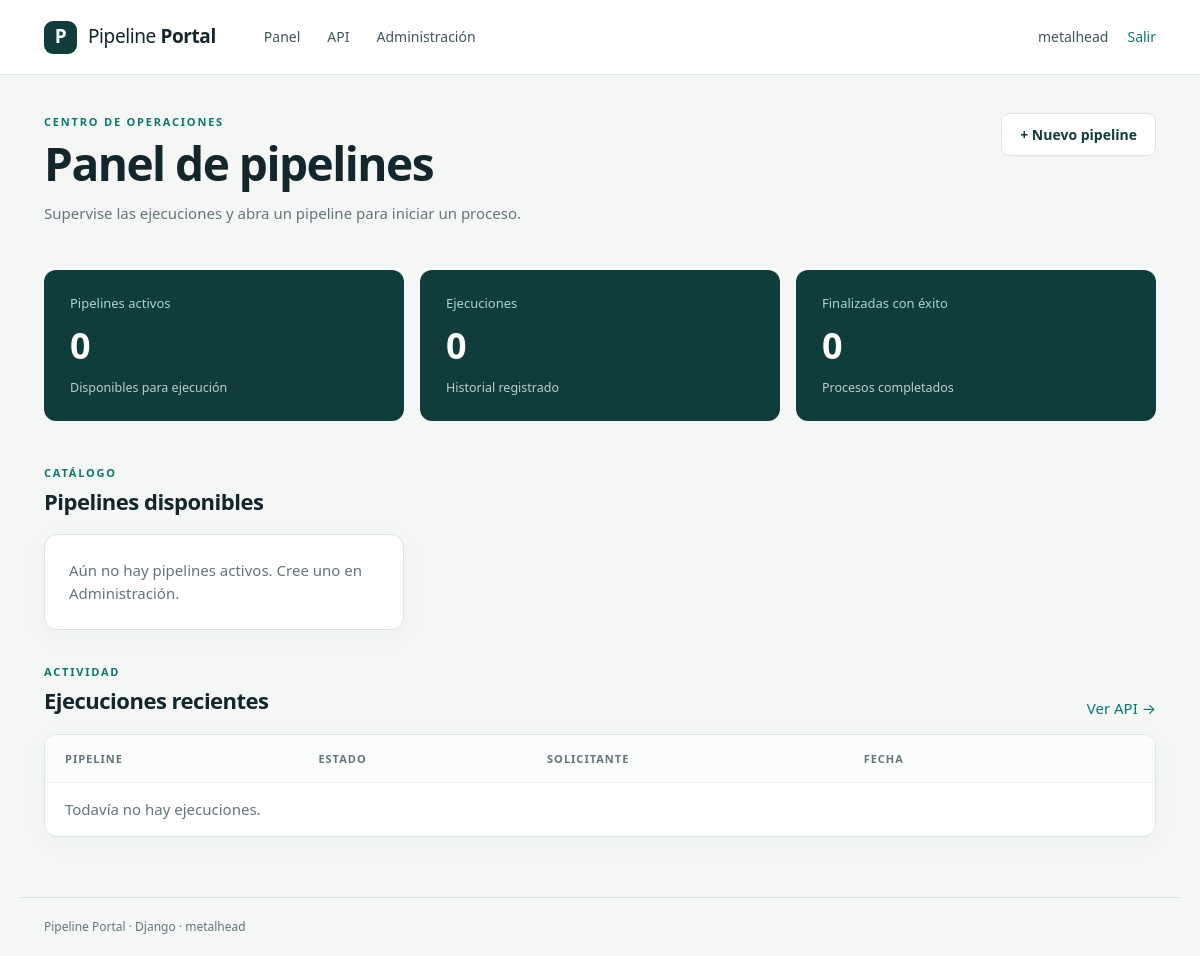
The app's page / (signed in), older data.
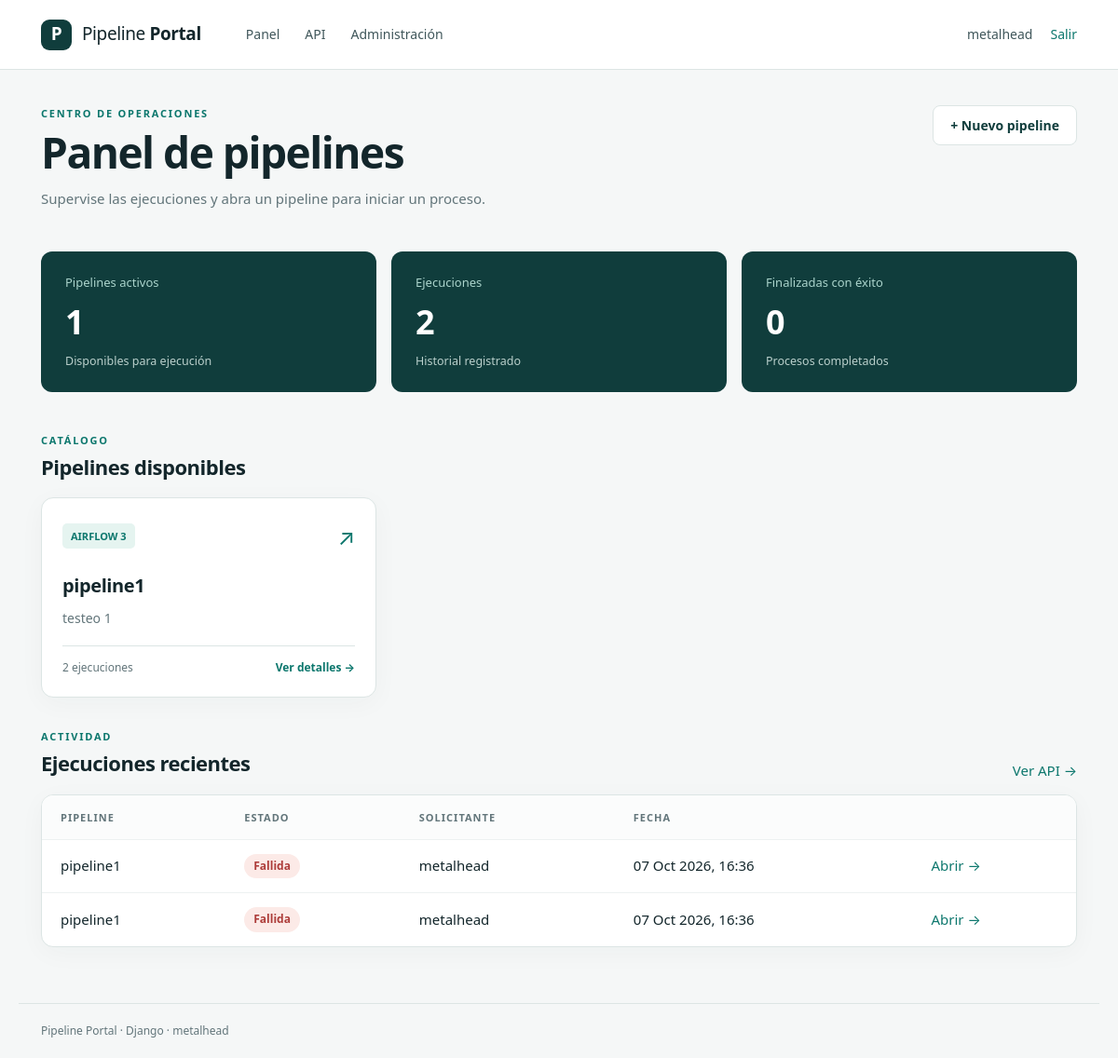
The same page, newer data.
### pipelines/models.py (models this page shows, shortened)
class Pipeline(models.Model):
    class Engine(models.TextChoices):
        CSV = "csv", "CSV local"
        AIRFLOW = "airflow", "Airflow 3"
    name = models.CharField(max_length=120)
    slug = models.SlugField(unique=True)
    description = models.TextField(blank=True)
    engine = models.CharField(max_length=12, choices=Engine.choices, default=Engine.CSV)
    dag_id = models.CharField(
        max_length=150, blank=True,
        validators=[RegexValidator(r"^[a-zA-Z0-9_.-]+$", "ID de DAG inválido")],
    )
    active = models.BooleanField(default=True)
    created_at = models.DateTimeField(auto_now_add=True)

class PipelineRun(models.Model):
    class Status(models.TextChoices):
        PENDING = "pending", "Pendiente"
        RUNNING = "running", "En ejecución"
        SUCCESS = "success", "Exitosa"
        FAILED = "failed", "Fallida"
    id = models.UUIDField(primary_key=True, default=uuid.uuid4, editable=False)
    pipeline = models.ForeignKey(Pipeline, on_delete=models.PROTECT, related_name="runs")
    requested_by = models.ForeignKey(settings.AUTH_USER_MODEL, on_delete=models.PROTECT)
    status = models.CharField(max_length=12, choices=Status.choices, default=Status.PENDING)
    original_filename = models.CharField(max_length=255, blank=True)
    remote_run_id = models.CharField(max_length=250, blank=True)
    metrics = models.JSONField(default=dict, blank=True)
    error_message = models.TextField(blank=True)
    created_at = models.DateTimeField(auto_now_add=True)
    started_at = models.DateTimeField(null=True, blank=True)
    finished_at = models.DateTimeField(null=True, blank=True)
    class Meta:
        ordering = ["-created_at"]

### pipelines/views.py (the view)
# urls.py: path("", views.dashboard, name="dashboard"),
@login_required
def dashboard(request):
    pipelines = Pipeline.objects.filter(active=True).annotate(run_count=Count("runs")).order_by("name")
    recent = PipelineRun.objects.select_related("pipeline", "requested_by")[:10]
    return render(request, "pipelines/dashboard.html", {
        "pipelines": pipelines, "recent": recent,
        "total_pipelines": pipelines.count(),
        "total_runs": PipelineRun.objects.count(),
        "successful_runs": PipelineRun.objects.filter(status=PipelineRun.Status.SUCCESS).count(),
    })

### templates/pipelines/dashboard.html (shortened to what this page needs)
{% extends 'base.html' %}
{% block content %}
<section class="page-heading">
  <div><div class="eyebrow">CENTRO DE OPERACIONES</div><h1>Panel de pipelines</h1><p>Supervise las ejecuciones y abra un pipeline para iniciar un proceso.</p></div>
  {% if user.is_staff %}<a class="button secondary" href="{% url 'admin:pipelines_pipeline_add' %}">+ Nuevo pipeline</a>{% endif %}
</section>
<section class="stats">
  <article class="stat"><span>Pipelines activos</span><strong>{{ total_pipelines }}</strong><small>Disponibles para ejecución</small></article>
  <article class="stat"><span>Ejecuciones</span><strong>{{ total_runs }}</strong><small>Historial registrado</small></article>
  <article class="stat"><span>Finalizadas con éxito</span><strong>{{ successful_runs }}</strong><small>Procesos completados</small></article>
</section>
<section class="section-heading"><div><div class="eyebrow">CATÁLOGO</div><h2>Pipelines disponibles</h2></div></section>
<div class="pipeline-grid">
  {% for pipeline in pipelines %}
  <a class="card pipeline-card" href="{% url 'pipeline_detail' pipeline.slug %}">
    <div class="card-top"><span class="engine">{{ pipeline.get_engine_display }}</span><span class="arrow">↗</span></div>
    <h3>{{ pipeline.name }}</h3><p>{{ pipeline.description|default:'Sin descripción'|truncatechars:120 }}</p>
    <div class="card-bottom"><span>{{ pipeline.run_count }} ejecuciones</span><span>Ver detalles →</span></div>
  </a>
  {% empty %}<div class="card empty">Aún no hay pipelines activos. {% if user.is_staff %}Cree uno en Administración.{% endif %}</div>{% endfor %}
</div>
<section class="section-heading"><div><div class="eyebrow">ACTIVIDAD</div><h2>Ejecuciones recientes</h2></div><a href="{% url 'api_runs' %}">Ver API →</a></section>
<div class="card table-wrap"><table><thead><tr><th>Pipeline</th><th>Estado</th><th>Solicitante</th><th>Fecha</th><th></th></tr></thead><tbody>
{% for run in recent %}<tr><td>{{ run.pipeline.name }}</td><td><span class="badge {{ run.status }}">{{ run.get_status_display }}</span></td><td>{{ run.requested_by.username }}</td><td>{{ run.created_at|date:'d M Y, H:i' }}</td><td><a href="{% url 'run_detail' run.id %}">Abrir →</a></td></tr>
{% empty %}<tr><td colspan="5" class="muted">Todavía no hay ejecuciones.</td></tr>{% endfor %}
</tbody></table></div>
{% endblock %}

### templates/base.html (shortened to what this page needs)
{% load static %}
<!doctype html>
<html lang="es">
<head>
  <link rel="stylesheet" href="{% static 'app.css' %}">
</head>
<body>
  <header class="topbar">
    <div class="shell topbar-inner">
      <a class="brand" href="{% url 'dashboard' %}"><span class="brand-mark">P</span><span>Pipeline <strong>Portal</strong></span></a>
      {% if user.is_authenticated %}
      <nav class="nav">
        <a href="{% url 'dashboard' %}">Panel</a>
        <a href="{% url 'api_pipelines' %}">API</a>
        {% if user.is_staff %}<a href="{% url 'admin:index' %}">Administración</a>{% endif %}
      </nav>
      <div class="account"><span>{{ user.username }}</span><form method="post" action="{% url 'logout' %}">{% csrf_token %}<button class="text-button">Salir</button></form></div>
      {% endif %}
    </div>
  </header>
  <main class="shell main">
    {% block content %}{% endblock %}
  </main>
  <footer class="shell footer">Pipeline Portal · Django · {{ request.user.username|default:"Acceso protegido" }}</footer>
</body>
</html>

### static/app.css (style rules this page uses)
:root { --bg:#f5f7f7;--ink:#13262b;--muted:#62757a;--line:#dce5e4;--teal:#0c776d;--dark:#103d3c;--white:#fff;--amber:#b77912;--red:#ad3c39 }
* { box-sizing:border-box }
body { margin:0;background:var(--bg);color:var(--ink);font:15px/1.55 system-ui,-apple-system,Segoe UI,sans-serif }
a { color:var(--teal);text-decoration:none }
.shell { max-width:1160px;margin:auto;padding-left:24px;padding-right:24px }
.topbar { background:var(--white);border-bottom:1px solid var(--line) }
.topbar-inner { height:74px;display:flex;align-items:center;gap:48px }
.brand { display:flex;align-items:center;gap:11px;color:var(--ink);font-size:19px;letter-spacing:-.4px;white-space:nowrap }
.brand-mark { display:grid;place-items:center;background:var(--dark);color:white;border-radius:9px;width:33px;height:33px;font-weight:800 }
.nav { display:flex;gap:27px }
.nav a,.account { color:#40575b;font-size:14px }
.account { margin-left:auto;display:flex;align-items:center;gap:19px }
.account form { margin:0 }
.text-button { border:0;background:none;color:var(--teal);cursor:pointer;font:inherit;padding:0 }
.main { min-height:calc(100vh - 138px);padding-top:38px;padding-bottom:60px }
.footer { padding-top:20px;padding-bottom:20px;border-top:1px solid var(--line);font-size:12px;color:var(--muted) }
h1,h2,h3,p { margin-top:0 }
h1 { font-size:clamp(31px,4vw,46px);line-height:1.13;letter-spacing:-1.5px;margin:8px 0 12px }
h2 { font-size:22px;letter-spacing:-.5px;margin:5px 0 16px }
h3 { font-size:20px;letter-spacing:-.4px;margin:19px 0 9px }
.eyebrow { color:var(--teal);font-size:11px;font-weight:800;letter-spacing:1.8px }
.page-heading { display:flex;align-items:start;justify-content:space-between;gap:24px;margin-bottom:30px }
.page-heading p { color:var(--muted);max-width:670px }
.button { display:inline-flex;align-items:center;justify-content:center;padding:11px 18px;border-radius:8px;border:1px solid transparent;font-weight:700;cursor:pointer;font:700 14px system-ui }
.secondary { background:white;color:var(--dark);border-color:var(--line) }
.card { background:white;border:1px solid var(--line);border-radius:13px;box-shadow:0 6px 28px rgba(18,55,54,.035) }
.stats { display:grid;grid-template-columns:repeat(3,1fr);gap:16px;margin-bottom:43px }
.stat { background:var(--dark);color:white;border-radius:12px;padding:23px 26px;display:flex;flex-direction:column }
.stat span { color:#abd4cc;font-size:13px }
.stat strong { font-size:36px;line-height:1.25;margin:10px 0 }
.stat small { color:#bad0cc }
.section-heading { display:flex;justify-content:space-between;align-items:end;margin:33px 0 13px }
.section-heading h2 { margin:3px 0 }
.pipeline-grid { display:grid;grid-template-columns:repeat(3,1fr);gap:16px }
.pipeline-card { display:block;color:var(--ink);padding:22px;min-height:211px;transition:transform .15s,box-shadow .15s }
.card-top,.card-bottom { display:flex;justify-content:space-between;align-items:center }
.engine { font-size:11px;text-transform:uppercase;color:var(--teal);background:#e5f4f0;padding:5px 9px;border-radius:5px;font-weight:750 }
.arrow { font-size:24px;color:var(--teal) }
.pipeline-card p { color:var(--muted);font-size:14px }
.card-bottom { border-top:1px solid var(--line);padding-top:14px;margin-top:18px;font-size:12px;color:var(--muted) }
.card-bottom span:last-child { color:var(--teal);font-weight:700 }
.table-wrap { overflow-x:auto }
table { width:100%;border-collapse:collapse;text-align:left }
th { color:var(--muted);font-size:11px;text-transform:uppercase;letter-spacing:1px;background:#fbfcfc }
td,th { padding:15px 20px;border-bottom:1px solid #edf1f1 }
tr:last-child td { border-bottom:none }
.badge { display:inline-block;background:#edf2f1;color:#4e6669;border-radius:999px;padding:4px 10px;font-size:12px;font-weight:750;white-space:nowrap }
.badge.failed { background:#fceae7;color:var(--red) }

Row changes from the older to the newer data that the page shows:
added Pipeline: engine "AIRFLOW 3", name "pipeline1", description "testeo 1", run_count "2"
added PipelineRun: pipeline.name "pipeline1", status "Fallida", requested_by.username "metalhead", created_at "07 Oct 2026, 16:36"
added PipelineRun: pipeline.name "pipeline1", status "Fallida", requested_by.username "metalhead", created_at "07 Oct 2026, 16:36"
Text that changed along with them:
{{ total_pipelines }}: "0" → "1"
{{ total_runs }}: "0" → "2"
text no longer shown: "Aún no hay pipelines activos. Cree uno en Administración. Todavía no hay ejecuciones."
